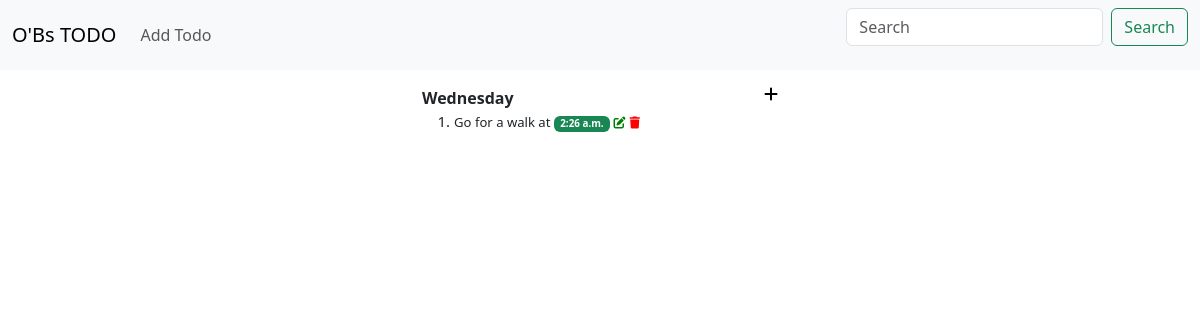
The page /todo/show/wednesday/ on the database as committed earlier.
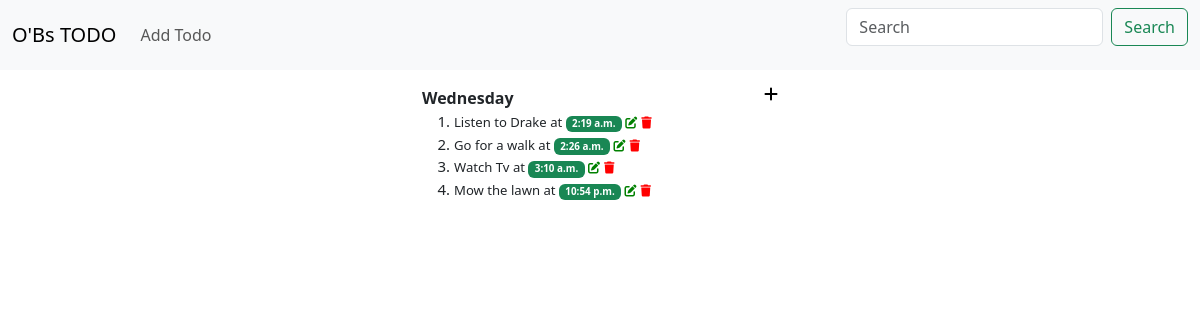
The same page on the database as committed later.
### todo/models.py (models this page shows, shortened)
class Day(models.Model):
    DAYS_OF_WEEK = (
        ("monday", "Monday"),
        ("tuesday", "Tuesday"),
        ("wednesday", "Wednesday"),
        ("thursday", "Thursday"),
        ("friday", "Friday"),
        ("sartuday", "Sartuday"),
        ("sunday", "Sunday"),
    )
    day = models.CharField(max_length=200, choices=DAYS_OF_WEEK, unique=True)
    def __str__(self):
        return self.day

class Todo(models.Model):
    day = models.ForeignKey(Day, on_delete=models.CASCADE, related_name="todo")
    todo = models.CharField(max_length=200, blank=False)
    created = models.TimeField(auto_now=False, auto_now_add=False)
    class Meta:
        ordering = ("created",)

### todo/views.py (the view)
# urls.py: path("show/<str:weekday>/", views.show, name="show"),
def show(request, weekday):
    day = Day.objects.get(day=weekday)
    context = {"day": day}
    return render(request, "todo/show.html", context)

### todo/templates/todo/show.html (shortened to what this page needs)
{% extends "main.html" %}
{% block content %}
<div class="container">
  <div class="row">
    <div class="col-md-4 m-auto mt-3">
      <div>
        <span><strong>{{ day|title }}</strong></span>
        <span class="float-end" data-toggle="tooltip" data-placement="top" title="Add Todo Item">
          <a href="{% url "todo:daycreate" day %}"><i style="color: black" class="fa-solid fa-plus"></i></a>
        </span>
      </div>
      <ol style="font-size: 15px;">
        {% for todo in day.todo.all %}
        <li>
          <small>{{ todo.todo }} at
            <span class="badge bg-success">{{ todo.created }}</span>
          </small>
          <a href="{% url "todo:update" todo.id %}" style="text-decoration: none">
            <i class="fa-solid fa-pen-to-square" style="color: green;font-size: 12px"></i>
          </a>
          <a href="{% url "todo:destroy" todo.id %}" onclick="confirm('Are you sure you want to delete this item?')" style="text-decoration: none">
            <i class="fa-solid fa-trash" style="color: red;font-size: 12px"></i>
          </a>
        </li>
        {% endfor %}
      </ol>
    </div>
  </div>
</div>
{% endblock %}

### templates/main.html (shortened to what this page needs)
{% load static %}
<html lang="en">
<head>
  <link rel="stylesheet" href="https://cdn.jsdelivr.net/npm/bootstrap@5.3.2/dist/css/bootstrap.min.css">
    <link rel="stylesheet" href="https://cdnjs.cloudflare.com/ajax/libs/font-awesome/6.4.2/css/all.min.css" />
    <link rel="stylesheet" href="{% static "styles.css" %}">
  </head>
  <body>
    {% include "navbar.html" %}
    {% block content %} {% endblock %}
  </body>
</html>

### templates/navbar.html (shortened to what this page needs)
<nav class="navbar navbar-expand-lg bg-body-tertiary">
  <div class="container-fluid">
    <a class="navbar-brand" href="/todo/">O'Bs TODO</a>
    <div class="collapse navbar-collapse" id="navbarSupportedContent">
      <ul class="navbar-nav me-auto mb-2 mb-lg-0">
        <li class="nav-item">
          <a class="nav-link" href="{% url "todo:create" %}">Add Todo</a>
        </li>
      </ul>
      <form class="d-flex" role="search">
        <input class="form-control me-2" type="search" placeholder="Search" aria-label="Search">
        <button class="btn btn-outline-success" type="submit">Search</button>
      </form>
    </div>
  </div>
</nav>

Rows that differ between the two databases and show on the page:
added Todo: todo "Listen to Drake", created "2:19 a.m."
added Todo: todo "Watch Tv", created "3:10 a.m."
added Todo: todo "Mow the lawn", created "10:54 p.m."
